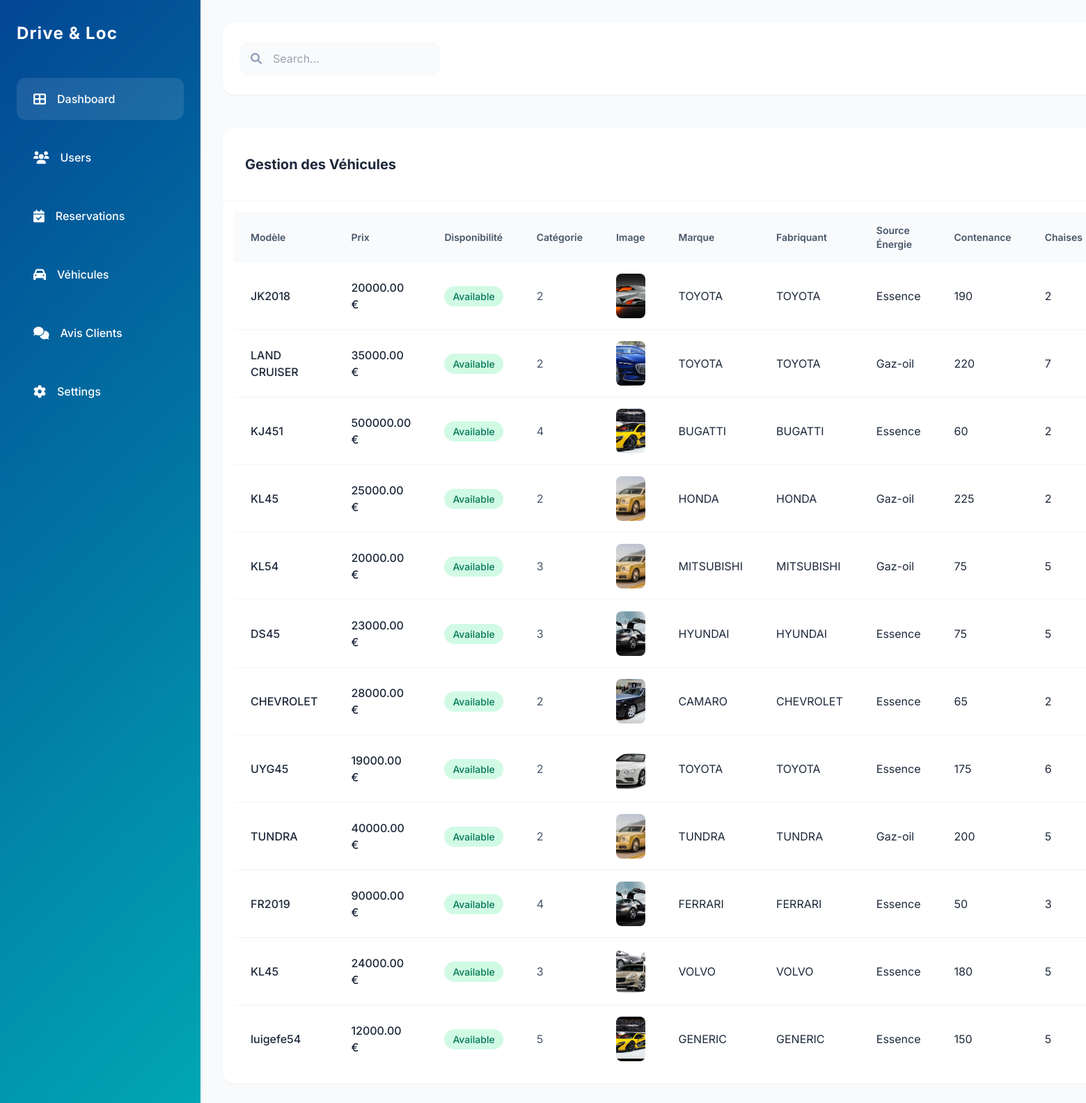
Screenshot of /vehicules.php with the database file from the repository.
### tables this page shows
CREATE TABLE vehicules (
    id INT AUTO_INCREMENT PRIMARY KEY,
    modele VARCHAR(100) NOT NULL,
    prix DECIMAL(10, 2) NOT NULL,
    disponibilite BOOLEAN NOT NULL DEFAULT 1,
    categorie_id INT NOT NULL,
    image_path VARCHAR(255) NOT NULL,
    FOREIGN KEY (categorie_id) REFERENCES categories(id)
);

### Administrateur.php (called while the page is built, shortened)
<?php
require_once 'Vehicule.php';
require_once 'Database.php';
class Administrateur extends Utilisateur {
  public function getVehicules() {
    $db = new Database();
    $db->connect();
    $query = "SELECT * FROM vehicules";
    $results = $db->fetchAll($query);
    $vehicules = [];
    foreach ($results as $row) {
        $vehicules[] = new Vehicule(
            $row['id'], $row['modele'], $row['prix'], $row['disponibilite'],
            $row['categorie_id'], $row['image_path'], $row['marque'],
            $row['fabriquant'], $row['source_energie'], $row['contenance'],
            $row['nombre_chaises'], $row['vitesses_max'],
            $row['transmission'], $row['acceleration'], $row['puissance_moteur'], $row['annee']
        );
    }
    return $vehicules;
}
}
?>

### Database.php (called while the page is built, shortened)
<?php
class Database {
    private $host = 'localhost';
    private $db_name = 'voiture';
    private $username = 'root';
    private $password = 'ichrak';
    public $conn;
    public function connect() {
        $this->conn = null;
        try {
            $this->conn = new PDO("mysql:host=" . $this->host . ";dbname=" . $this->db_name, $this->username, $this->password);
            $this->conn->setAttribute(PDO::ATTR_ERRMODE, PDO::ERRMODE_EXCEPTION);
        } catch (PDOException $e) {
            echo "Erreur de connexion : " . $e->getMessage();
        }
        return $this->conn;
    }
    public function fetchAll($query, $params = []) {
        $stmt = $this->conn->prepare($query);
        $stmt->execute($params);
        return $stmt->fetchAll(PDO::FETCH_ASSOC);
    }
}
?>

### Vehicule.php (called while the page is built, shortened)
<?php
class Vehicule {
  private $modele;
  private $prix;
  private $disponibilite;
  private $categorieId;
  private $imagePath;
  private $marque;
  private $fabriquant;
  private $sourceEnergie;
  private $contenance;
  private $nombreChaises;
  public function __construct(
      $id, $modele, $prix, $disponibilite, $categorieId, $imagePath,
      $marque, $fabriquant, $sourceEnergie, $contenance,
      $nombreChaises, $vitessesMax, $transmission, $acceleration, $puissanceMoteur, $annee
  ) {
      $this->modele = $modele;
      $this->prix = $prix;
      $this->disponibilite = $disponibilite;
      $this->categorieId = $categorieId;
      $this->imagePath = $imagePath;
      $this->marque = $marque;
      $this->fabriquant = $fabriquant;
      $this->sourceEnergie = $sourceEnergie;
      $this->contenance = $contenance;
      $this->nombreChaises = $nombreChaises;
  }
  public function getModele() { return $this->modele; }
  public function getPrix() { return $this->prix; }
  public function getDisponibilite() { return $this->disponibilite; }
  public function getCategorieId() { return $this->categorieId; }
  public function getImagePath() { return $this->imagePath; }
  public function getMarque() { return $this->marque; }
  public function getFabriquant() { return $this->fabriquant; }
  public function getSourceEnergie() { return $this->sourceEnergie; }
  public function getContenance() { return $this->contenance; }
  public function getNombreChaises() { return $this->nombreChaises; }
}
?>

### vehicules.php (the view, shortened to what this page needs)
<?php
require_once 'Database.php';
require_once 'Administrateur.php';
?>
<!DOCTYPE html>
<html lang="en">
<head>
    <script src="https://cdn.tailwindcss.com"></script>
    <link rel="stylesheet" href="https://cdnjs.cloudflare.com/ajax/libs/font-awesome/6.0.0/css/all.min.css" />
</head>
<body class="bg-slate-50">
    <div class="min-h-screen flex">
        <aside class="w-72 ocean-gradient text-white py-8 px-6 fixed h-full">
    <div class="flex items-center mb-12">
        <span class="text-2xl font-bold tracking-wider">Drive & Loc</span>
    </div>
    <nav class="space-y-6">
        <a href="dashboord.php" class="flex items-center space-x-4 px-6 py-4 bg-white bg-opacity-10 rounded-xl">
            <i class="fas fa-th-large text-lg"></i>
            <span class="font-medium">Dashboard</span>
        </a>
        <a href="users.php" class="flex items-center space-x-4 px-6 py-4 hover:bg-white hover:bg-opacity-10 rounded-xl">
            <i class="fas fa-users text-lg"></i>
            <span class="font-medium">Users</span>
        </a>
        <a href="reserv.php" class="flex items-center space-x-4 px-6 py-4 hover:bg-white hover:bg-opacity-10 rounded-xl">
            <i class="fas fa-calendar-check text-lg"></i>
            <span class="font-medium">Reservations</span>
        </a>
        <div class="relative">
            <a href="#" class="flex items-center space-x-4 px-6 py-4 hover:bg-white hover:bg-opacity-10 rounded-xl" id="toggleVehicules">
                <i class="fas fa-car text-lg"></i>
                <span class="font-medium">Véhicules</span>
            </a>
        </div>
        <a href="AvisClients.php" class="flex items-center space-x-4 px-6 py-4 hover:bg-white hover:bg-opacity-10 rounded-xl">
            <i class="fas fa-comments text-lg"></i>
            <span class="font-medium">Avis Clients</span>
        </a>
        <a href="#" class="flex items-center space-x-4 px-6 py-4 hover:bg-white hover:bg-opacity-10 rounded-xl">
            <i class="fas fa-cog text-lg"></i>
            <span class="font-medium">Settings</span>
        </a>
    </nav>
</aside>
  <main class="flex-1 ml-72 p-8">
            <div class="flex justify-between items-center mb-12 bg-white rounded-2xl p-6 shadow-sm">
                <div class="flex items-center">
                    <div class="relative">
                        <input type="text" placeholder="Search..."
                               class="pl-12 pr-4 py-3 bg-slate-50 rounded-xl w-72 focus:outline-none focus:ring-2 focus:ring-blue-500 transition-all duration-300">
                        <i class="fas fa-search absolute left-4 top-4 text-slate-400"></i>
                    </div>
                </div>
            </div>
<div class="bg-white rounded-2xl shadow-sm">
    <div class="p-8 border-b border-slate-100">
        <div class="flex justify-between items-center">
            <h2 class="text-xl font-bold text-slate-800">Gestion des Véhicules</h2>
        </div>
    </div>
    <div class="overflow-x-auto p-4">
        <table class="min-w-full border-collapse">
            <thead>
                <tr class="text-left bg-slate-50">
                    <th class="px-6 py-4 text-sm font-semibold text-slate-600">Modèle</th>
                    <th class="px-6 py-4 text-sm font-semibold text-slate-600">Prix</th>
                    <th class="px-6 py-4 text-sm font-semibold text-slate-600">Disponibilité</th>
                    <th class="px-6 py-4 text-sm font-semibold text-slate-600">Catégorie</th>
                    <th class="px-6 py-4 text-sm font-semibold text-slate-600">Image</th>
                    <th class="px-6 py-4 text-sm font-semibold text-slate-600">Marque</th>
                    <th class="px-6 py-4 text-sm font-semibold text-slate-600">Fabriquant</th>
                    <th class="px-6 py-4 text-sm font-semibold text-slate-600">Source Énergie</th>
                    <th class="px-6 py-4 text-sm font-semibold text-slate-600">Contenance</th>
                    <th class="px-6 py-4 text-sm font-semibold text-slate-600">Chaises</th>
                </tr>
            </thead>
            <tbody class="divide-y divide-slate-100">
                <?php
                $admin = new Administrateur();
                $vehicules = $admin->getVehicules();
                foreach ($vehicules as $vehicule) {
                ?>
                    <tr class="hover:bg-slate-50 transition-all duration-300">
                        <td class="px-6 py-4 text-slate-800 font-medium"><?php echo $vehicule->getModele(); ?></td>
                        <td class="px-6 py-4 text-slate-800 font-medium"><?php echo $vehicule->getPrix(); ?> €</td>
                        <td class="px-6 py-4">
                            <span class="status-badge <?php echo $vehicule->getDisponibilite() ? 'bg-emerald-100 text-emerald-700' : 'bg-red-100 text-red-700'; ?>">
                                <?php echo $vehicule->getDisponibilite() ? 'Available' : 'Unavailable'; ?>
                            </span>
                        </td>
                        <td class="px-6 py-4 text-slate-600"><?php echo $vehicule->getCategorieId(); ?></td>
                        <td class="px-6 py-4">
                            <img src="<?php echo $vehicule->getImagePath(); ?>" alt="Image du véhicule" class="w-16 h-16 rounded-lg object-cover">
                        </td>
                        <td class="px-6 py-4 text-slate-800"><?php echo $vehicule->getMarque(); ?></td>
                        <td class="px-6 py-4 text-slate-800"><?php echo $vehicule->getFabriquant(); ?></td>
                        <td class="px-6 py-4 text-slate-800"><?php echo $vehicule->getSourceEnergie(); ?></td>
                        <td class="px-6 py-4 text-slate-800"><?php echo $vehicule->getContenance(); ?></td>
                        <td class="px-6 py-4 text-slate-800"><?php echo $vehicule->getNombreChaises(); ?></td>
                    </tr>
                <?php
                }
                ?>
            </tbody>
        </table>
    </div>
</div>
  </main>
</body>
</html>

### vehicules.php (style rules this page uses)
body { font-family: 'Inter', sans-serif; background-color: #f8fafc; }
.ocean-gradient { background: linear-gradient(135deg, #034694 0%, #00a7b3 100%); }
.status-badge { padding: 6px 12px; border-radius: 20px; font-size: 0.875rem; font-weight: 500; }

### rows the page displays
vehicules: modele "JK2018", prix "20000.00", disponibilite "Available", categorie "2", image_path (picture), marque "TOYOTA", fabriquant "TOYOTA", source_energie "Essence", contenance "190", nombre_chaises "2"
vehicules: modele "LAND CRUISER", prix "35000.00", disponibilite "Available", categorie "2", image_path (picture), marque "TOYOTA", fabriquant "TOYOTA", source_energie "Gaz-oil", contenance "220", nombre_chaises "7"
vehicules: modele "KJ451", prix "500000.00", disponibilite "Available", categorie "4", image_path (picture), marque "BUGATTI", fabriquant "BUGATTI", source_energie "Essence", contenance "60", nombre_chaises "2"
vehicules: modele "KL45", prix "25000.00", disponibilite "Available", categorie "2", image_path (picture), marque "HONDA", fabriquant "HONDA", source_energie "Gaz-oil", contenance "225", nombre_chaises "2"
vehicules: modele "KL54", prix "20000.00", disponibilite "Available", categorie "3", image_path (picture), marque "MITSUBISHI", fabriquant "MITSUBISHI", source_energie "Gaz-oil", contenance "75", nombre_chaises "5"
vehicules: modele "DS45", prix "23000.00", disponibilite "Available", categorie "3", image_path (picture), marque "HYUNDAI", fabriquant "HYUNDAI", source_energie "Essence", contenance "75", nombre_chaises "5"
vehicules: modele "CHEVROLET", prix "28000.00", disponibilite "Available", categorie "2", image_path (picture), marque "CAMARO", fabriquant "CHEVROLET", source_energie "Essence", contenance "65", nombre_chaises "2"
vehicules: modele "UYG45", prix "19000.00", disponibilite "Available", categorie "2", image_path (picture), marque "TOYOTA", fabriquant "TOYOTA", source_energie "Essence", contenance "175", nombre_chaises "6"
vehicules: modele "TUNDRA", prix "40000.00", disponibilite "Available", categorie "2", image_path (picture), marque "TUNDRA", fabriquant "TUNDRA", source_energie "Gaz-oil", contenance "200", nombre_chaises "5"
vehicules: modele "FR2019", prix "90000.00", disponibilite "Available", categorie "4", image_path (picture), marque "FERRARI", fabriquant "FERRARI", source_energie "Essence", contenance "50", nombre_chaises "3"
vehicules: modele "KL45", prix "24000.00", disponibilite "Available", categorie "3", image_path (picture), marque "VOLVO", fabriquant "VOLVO", source_energie "Essence", contenance "180", nombre_chaises "5"
vehicules: modele "luigefe54", prix "12000.00", disponibilite "Available", categorie "5", image_path (picture), marque "GENERIC", fabriquant "GENERIC", source_energie "Essence", contenance "150", nombre_chaises "5"
